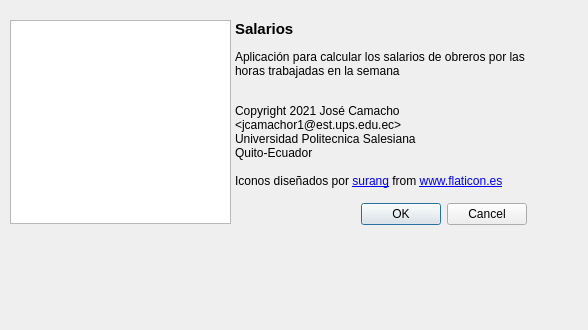
<?xml version="1.0" encoding="UTF-8"?>
<ui version="4.0">
 <class>Acerca</class>
 <widget class="QDialog" name="Acerca">
  <property name="geometry">
   <rect>
    <x>0</x>
    <y>0</y>
    <width>588</width>
    <height>330</height>
   </rect>
  </property>
  <property name="minimumSize">
   <size>
    <width>588</width>
    <height>330</height>
   </size>
  </property>
  <property name="maximumSize">
   <size>
    <width>588</width>
    <height>330</height>
   </size>
  </property>
  <property name="windowTitle">
   <string>Acerca de Salarios</string>
  </property>
  <widget class="QWidget" name="widget" native="true">
   <property name="geometry">
    <rect>
     <x>10</x>
     <y>20</y>
     <width>221</width>
     <height>238</height>
    </rect>
   </property>
   <layout class="QVBoxLayout" name="verticalLayout">
    <item>
     <widget class="QGraphicsView" name="graphicsView">
      <property name="styleSheet">
       <string notr="true">border-image: url(:/imagenes/Recursos/salario.png);</string>
      </property>
     </widget>
    </item>
    <item>
     <widget class="QLabel" name="outVersion">
      <property name="toolTip">
       <string>&lt;html&gt;&lt;head/&gt;&lt;body&gt;&lt;p align=&quot;center&quot;&gt;&lt;br/&gt;&lt;/p&gt;&lt;/body&gt;&lt;/html&gt;</string>
      </property>
      <property name="text">
       <string>&lt;html&gt;&lt;head/&gt;&lt;body&gt;&lt;p align=&quot;center&quot;&gt;&lt;br/&gt;&lt;/p&gt;&lt;/body&gt;&lt;/html&gt;</string>
      </property>
     </widget>
    </item>
   </layout>
  </widget>
  <widget class="QWidget" name="widget_3" native="true">
   <property name="geometry">
    <rect>
     <x>235</x>
     <y>20</y>
     <width>301</width>
     <height>301</height>
    </rect>
   </property>
   <layout class="QVBoxLayout" name="verticalLayout_2">
    <item>
     <widget class="QLabel" name="label_2">
      <property name="text">
       <string>&lt;html&gt;&lt;head/&gt;&lt;body&gt;&lt;p&gt;&lt;span style=&quot; font-size:11pt; font-weight:600;&quot;&gt;Salarios&lt;/span&gt;&lt;/p&gt;&lt;p&gt;Aplicación para calcular los salarios de obreros por las horas trabajadas en la semana&lt;/p&gt;&lt;p&gt;&lt;br/&gt;Copyright 2021 José Camacho &amp;lt;jcamachor1@est.ups.edu.ec&amp;gt;&lt;br/&gt;Universidad Politecnica Salesiana&lt;br/&gt;Quito-Ecuador&lt;br/&gt;&lt;br/&gt;Iconos diseñados por &lt;a href=&quot;https://www.flaticon.es/autores/surang&quot;&gt;&lt;span style=&quot; text-decoration: underline; color:#0000ff;&quot;&gt;surang&lt;/span&gt;&lt;/a&gt; from &lt;a href=&quot;https://www.flaticon.es/&quot;&gt;&lt;span style=&quot; text-decoration: underline; color:#0000ff;&quot;&gt;www.flaticon.es&lt;/span&gt;&lt;/a&gt;&lt;/p&gt;&lt;/body&gt;&lt;/html&gt;</string>
      </property>
      <property name="wordWrap">
       <bool>true</bool>
      </property>
     </widget>
    </item>
    <item>
     <widget class="QWidget" name="widget_2" native="true">
      <layout class="QHBoxLayout" name="horizontalLayout">
       <item>
        <spacer name="horizontalSpacer">
         <property name="orientation">
          <enum>Qt::Horizontal</enum>
         </property>
         <property name="sizeHint" stdset="0">
          <size>
           <width>40</width>
           <height>20</height>
          </size>
         </property>
        </spacer>
       </item>
       <item>
        <widget class="QDialogButtonBox" name="buttonBox">
         <property name="orientation">
          <enum>Qt::Horizontal</enum>
         </property>
         <property name="standardButtons">
          <set>QDialogButtonBox::Cancel|QDialogButtonBox::Ok</set>
         </property>
        </widget>
       </item>
      </layout>
     </widget>
    </item>
    <item>
     <spacer name="verticalSpacer">
      <property name="orientation">
       <enum>Qt::Vertical</enum>
      </property>
      <property name="sizeHint" stdset="0">
       <size>
        <width>20</width>
        <height>40</height>
       </size>
      </property>
     </spacer>
    </item>
   </layout>
  </widget>
 </widget>
 <resources/>
 <connections>
  <connection>
   <sender>buttonBox</sender>
   <signal>accepted()</signal>
   <receiver>Acerca</receiver>
   <slot>accept()</slot>
   <hints>
    <hint type="sourcelabel">
     <x>248</x>
     <y>254</y>
    </hint>
    <hint type="destinationlabel">
     <x>157</x>
     <y>274</y>
    </hint>
   </hints>
  </connection>
  <connection>
   <sender>buttonBox</sender>
   <signal>rejected()</signal>
   <receiver>Acerca</receiver>
   <slot>reject()</slot>
   <hints>
    <hint type="sourcelabel">
     <x>316</x>
     <y>260</y>
    </hint>
    <hint type="destinationlabel">
     <x>286</x>
     <y>274</y>
    </hint>
   </hints>
  </connection>
 </connections>
</ui>
